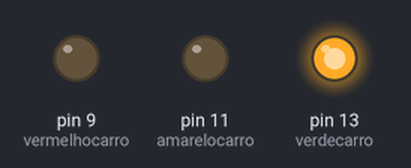
A sketch run on a simulated Arduino Uno, built with avr-gcc and run on an emulated ATmega328P. On the bench: output pins drawn as LEDs (lit = HIGH).

Above: at 2.5 s.
At 10.5 s:
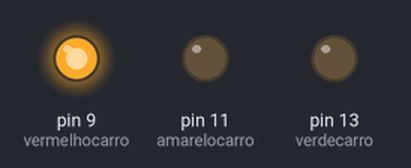
At 14.5 s:
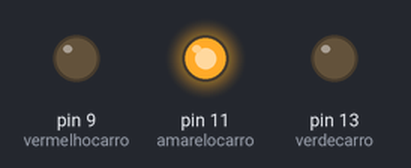
Timing chart, 0 to 20.8 s (numbered marks = the images above):
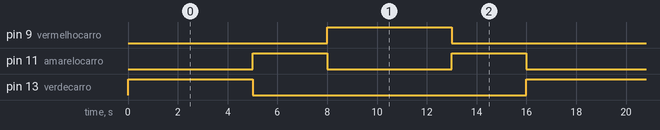

Measured:
- by itself, pin 9 (vermelhocarro), pin 13 (verdecarro): alternates HIGH for 5.0 s and LOW for 11.0 s
- by itself, pin 11 (amarelocarro): alternates HIGH for 3.0 s and LOW for 5.0 s
- by itself, everything shown: repeats every 16.0 s, in 5 steps

The sketch:

Projeto_3_sem_faro_corrigido.ino
```cpp
//inicio do programa semaforo com pedreste
//aqui estou fizendo para o computador os pinos
//que vou usar e dando um nome a cada um dele

int verdecarro = 13;
int amarelocarro = 11;
int vermelhocarro = 9;

void setup() {
 pinMode(verdecarro,OUTPUT);
 pinMode(amarelocarro,OUTPUT);
 pinMode(vermelhocarro,OUTPUT);

}

void loop() {

  digitalWrite(verdecarro,HIGH);
  delay(5000);
  digitalWrite(amarelocarro,HIGH);
  digitalWrite(verdecarro,LOW);
  delay(3000);
  digitalWrite(amarelocarro,LOW);
  digitalWrite(vermelhocarro,HIGH);
  delay(5000);
  digitalWrite(vermelhocarro,LOW);
  digitalWrite(amarelocarro,HIGH);
  delay(3000);
  digitalWrite(amarelocarro,LOW); //alteração feita


}
```
